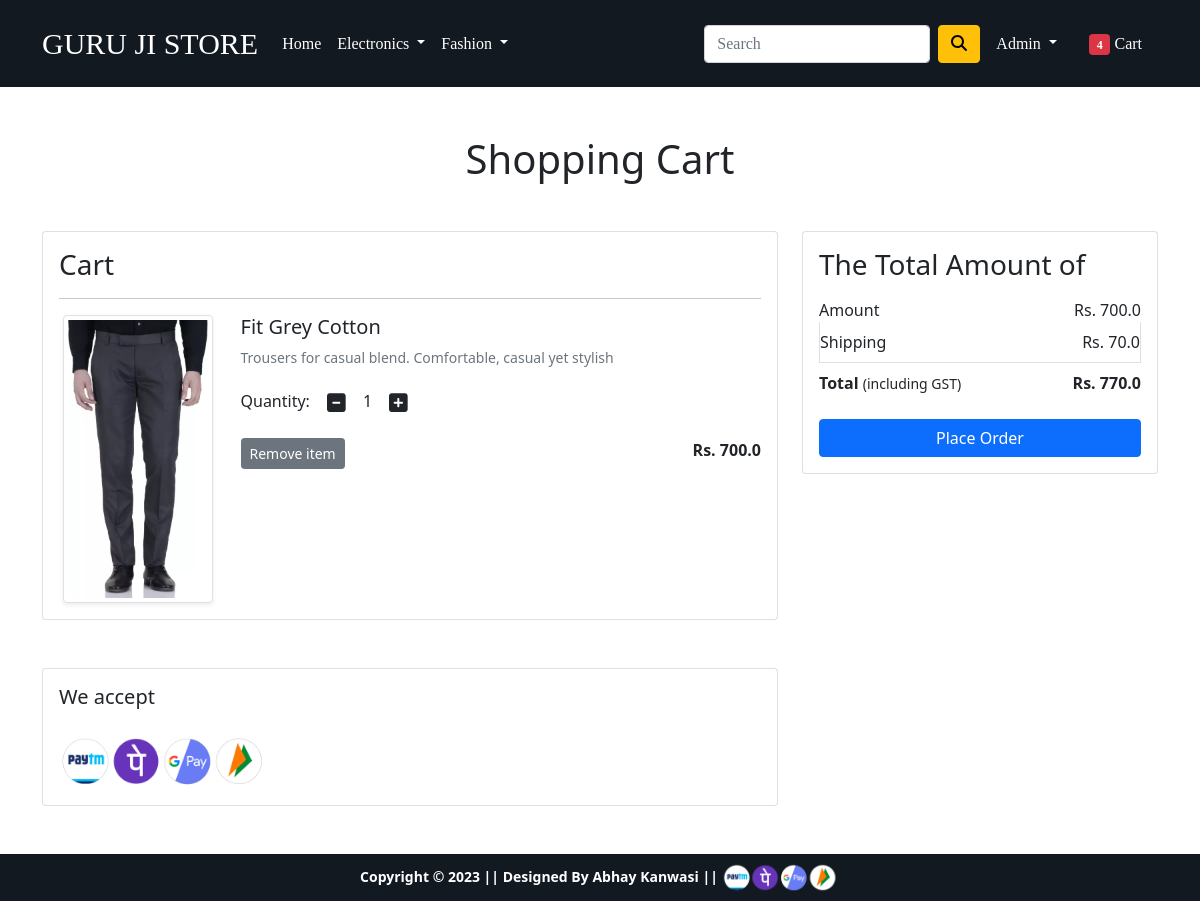
The app's page /cart/ (signed in) with its own data.
### app/models.py (models this page shows, shortened)
class Cart(models.Model):
    user = models.ForeignKey(User, on_delete=models.CASCADE)
    product = models.ForeignKey(Product, on_delete=models.CASCADE)
    quantity = models.PositiveBigIntegerField(default=1)
    def __str__(self):
        return str(self.id)

class Product(models.Model):
    title = models.CharField(max_length=100)
    selling_price = models.FloatField()
    discount_price = models.FloatField()
    description = models.TextField()
    brand = models.CharField(max_length=100)
    category = models.CharField(choices=CATEGORY_CHOICES, max_length=2)
    product_image = models.ImageField(upload_to='prouductimg')

### app/views.py (the view)
# urls.py: path('cart/', views.show_cart, name="showcart"),
@login_required
def show_cart(request):
  if request.user.is_authenticated:
    user = request.user
    cart = Cart.objects.filter(user = user)
    print(cart)
    amount = 0.0
    shipping_amount = 0.0
    total_amount = 0.0
    cart_product = [product for product in Cart.objects.all() if product.user == user]
    if cart_product:
      for product in cart_product:
        tempamount = (product.quantity * product.product.discount_price)
        amount += tempamount
        if amount > 500:
          shipping_amount = 70.0
        else:
          shipping_amount = 0.0
        total_amount = amount + shipping_amount
      return render(request, 'app/addtocart.html', {'carts' : cart, 'total_amount':total_amount, 'amount' : amount, 'shipping_amount' : shipping_amount})
    else:
      return render(request, 'app/emptycart.html')

### app/templates/app/addtocart.html (shortened to what this page needs)
{% extends 'app/base.html' %}
{% load static %}
{% block main-content %}
<div class="container my-5">
 <div class="row">
  <h1 class="text-center mb-5">Shopping Cart</h1>
  <div class="col-sm-8">
  <div class="card">
   <div class="card-body">
    <h3>Cart</h3>
    {% for cart in carts %}
    <hr>
    <div class="row">
     <div class="col-sm-3 text-center align-self-center"><img src="{{cart.product.product_image.url}}" alt="" srcset="" class="img-fluid img-thumbnail shadow-sm" height="150" width="150"> </div>
     <div class="col-sm-9">
      <div>
       <h5>{{cart.product.title}}</h5>
       <p class="mb-2 text-muted small">{{cart.product.description}}</p>
       <div class="my-3">
        <label for="quantity">Quantity:</label>
        <a class="minus-cart btn" pid="{{cart.product.id}}"><i class="fas fa-minus-square fa-lg"></i></a>
          <span id="quantity">{{cart.quantity}}</span>
        <a class="plus-cart btn" pid="{{cart.product.id}}"><i class="fas fa-plus-square fa-lg"></i></a>
       </div>
       <div class="d-flex justify-content-between">
        <a href="#" class="btn btn-sm btn-secondary mr-3 remove-cart" pid="{{cart.product.id}}">Remove item </a>
        <p class="mb-0"><span><strong>Rs. {{cart.product.discount_price}}</strong></span></p>
       </div>
      </div>
     </div>
    </div>
    {% endfor %}
   </div>
   </div>
  </div>
  <div class="col-sm-4">
   <div class="card">
    <div class="card-body">
      <h3>The Total Amount of</h3>
      <ul class="list-group">
       <li class="list-group-item d-flex justify-content-between align-items-center border-0 px-0 pb-0">Amount<span>Rs. <span id="amount">{{amount}}</span></span></li>
       <li class="list-group-item d-flex justify-content-between align-items-center px-0">Shipping<span>Rs. <span id="shippingamount">{{shipping_amount}}</span></span></li>
       <li class="list-group-item d-flex justify-content-between align-items-center border-0 px-0 mb-3">
        <div>
           <strong>Total</strong> <small>(including GST)</small>
         </div>
         <span><strong>Rs. <strong id="totalamount">{{total_amount}}</strong></strong></span>
       </li>
      </ul>
      <div class="d-grid"><a href="{% url 'checkout' %}" class="btn btn-primary">Place Order</a></div>
    </div>
   </div>
  </div>
 </div>
</div>
<div class="container">
 <div class="row">
  <div class="col-sm-8">
   <div class="card">
    <div class="card-body">
      <h5 class="mb-4">We accept</h5>
      <img src="{% static 'app/images/payment.png' %}" alt="" class="img-fluid" style="height="2px" width="30%"">
    </div>
  </div>
  </div>
 </div>
</div>
{% endblock main-content %}

### app/templates/app/base.html (shortened to what this page needs)
<!doctype html>
{% load static %}
<html lang="en">
  <head>
    <link href="https://cdn.jsdelivr.net/npm/bootstrap@5.0.0-beta1/dist/css/bootstrap.min.css" rel="stylesheet">
    <link rel="stylesheet" href="{% static 'app/css/owl.carousel.min.css' %}">
    <link rel="stylesheet" href="{% static 'app/css/all.min.css' %}">
    <link rel="stylesheet" href="{% static 'app/css/style.css' %}">
  </head>
  <body>
    <nav class="navbar navbar-expand-lg navbar-dark p-3" style = "background:#131921; font-family: Serif;">
     <div class="container">
       <a class="navbar-brand" href="/" style="text-transform: uppercase; font-family: Serif; font-size: 30px;">Guru Ji Store</a>
       <div class="collapse navbar-collapse" id="navbarSupportedContent">
         <ul class="navbar-nav me-auto mb-2 mb-lg-0">
           <li class="nav-item">
             <a class="nav-link active" aria-current="page" href="/">Home</a>
           </li>
           <li class="nav-item dropdown">
             <a class="nav-link dropdown-toggle text-white" href="#" id="electronicsDropdown" role="button" data-bs-toggle="dropdown" aria-expanded="false">
               Electronics
             </a>
           </li>
           <li class="nav-item dropdown">
             <a class="nav-link dropdown-toggle text-white" href="#" id="fashionDropdown" role="button" data-bs-toggle="dropdown" aria-expanded="false">
               Fashion
             </a>
           </li>
         </ul>
         <form class="d-flex">
           <input class="form-control me-2" type="search" placeholder="Search" aria-label="Search">
           <button class="btn btn-warning" type="submit"><i class="fa fa-search"></i></button>
         </form>
         <div>
          <ul class="navbar-nav me-auto mb-2 mb-lg-0">
          {% if request.user.is_authenticated %}
           <li class="nav-item dropdown mx-2">
              <a class="nav-link dropdown-toggle text-white" href="#" id="profileDropdown" role="button" data-bs-toggle="dropdown" aria-expanded="false">
                {{request.user.username|capfirst}}
              </a>
            </li>
            <li class="nav-item mx-2">
             <a href="{% url 'showcart' %}" class="nav-link text-white"><span class="badge bg-danger">4</span> Cart </a>
            </li>
          {% endif %}
          </ul>
         </div>
       </div>
     </div>
    </nav>
    {% block main-content %} {% endblock main-content %}
    <footer class="container-fluid text-center p-2 mt-5" style = "background:#131921; mt-auto;">
        <small class="text-white"><strong>Copyright &copy; 2023 || Designed By Abhay Kanwasi || </strong></small>
        <img src="{% static 'app/images/payment.png' %}" alt="" srcset="" class="img-fluid" height="1px" width="10%">
    </footer>
  </body>
</html>

### records on screen
Cart: product.product_image (picture), product "Fit Grey Cotton", product.description "Trousers for casual blend. Comfortable, casual yet stylish", quantity "1", product.discount_price "700.0"

### other values on screen
{{ request.user.username|capfirst }} "Admin"
{{ amount }} "700.0"
{{ shipping_amount }} "70.0"
{{ total_amount }} "770.0"
